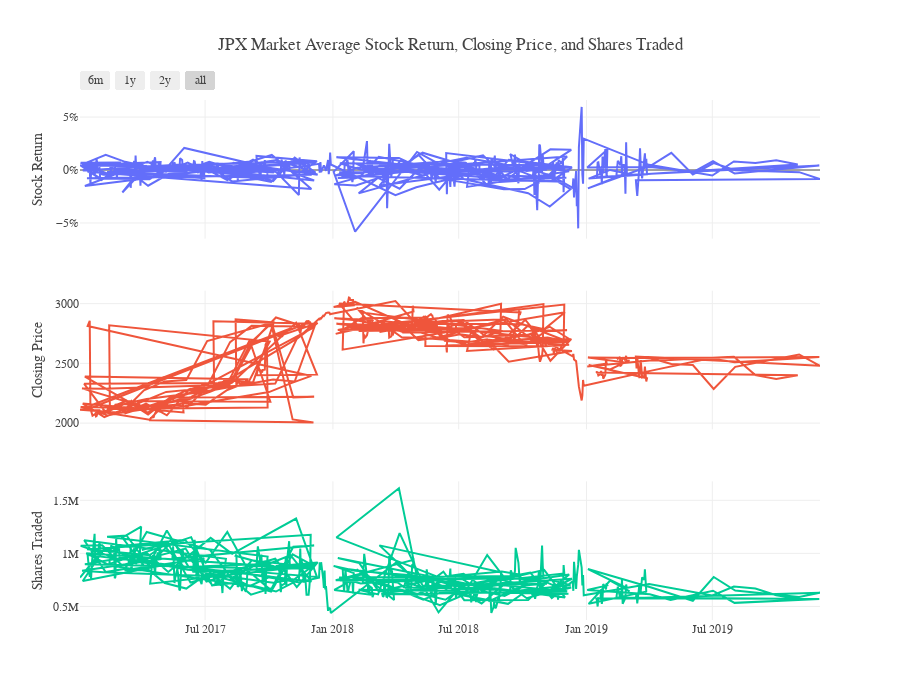

Notebook code cell kept with this figure:
### Markdown cell above
# <div style="padding:20px;color:white;margin:0;font-size:100%;text-align:left;display:fill;border-radius:5px;background-color:#6A79BA;overflow:hidden">2 | Exploratory Data Analysis</div>

### Code cell
train_date=train.Date.unique()
returns=train.groupby('Date')['Target'].mean().mul(100).rename('Average Return')
close_avg=train.groupby('Date')['Close'].mean().rename('Closing Price')
vol_avg=train.groupby('Date')['Volume'].mean().rename('Volume')

fig = make_subplots(rows=3, cols=1, 
                    shared_xaxes=True)
for i, j in enumerate([returns, close_avg, vol_avg]):
    fig.add_trace(go.Scatter(x=train_date, y=j, mode='lines',
                             name=j.name, marker_color=colors[i]), row=i+1, col=1)
fig.update_xaxes(rangeslider_visible=False,
                 rangeselector=dict(
                     buttons=list([
                         dict(count=6, label="6m", step="month", stepmode="backward"),
                         dict(count=1, label="1y", step="year", stepmode="backward"),
                         dict(count=2, label="2y", step="year", stepmode="backward"),
                         dict(step="all")])),
                 row=1,col=1)
fig.update_layout(template=temp,title='JPX Market Average Stock Return, Closing Price, and Shares Traded', 
                  hovermode='x unified', height=700, 
                  yaxis1=dict(title='Stock Return', ticksuffix='%'), 
                  yaxis2_title='Closing Price', yaxis3_title='Shares Traded',
                  showlegend=False)
fig.show()

### Figure 1 — Plotly figure (JSON) as saved in the notebook; plotly's stock layout.template omitted (floating-point values rounded to 4 significant figures; data arrays with more than 128 entries replaced by an {"elided": "..."} marker saying what was removed)
{"data": [{"marker": {"color": "#636EFA"}, "mode": "lines", "name": "Average Return", "type": "scatter", "x": {"elided": "553 str values"}, "xaxis": "x", "y": {"elided": "553 float values"}, "yaxis": "y"}, {"marker": {"color": "#EF553B"}, "mode": "lines", "name": "Closing Price", "type": "scatter", "x": {"elided": "553 str values"}, "xaxis": "x2", "y": {"elided": "553 float values"}, "yaxis": "y2"}, {"marker": {"color": "#00CC96"}, "mode": "lines", "name": "Volume", "type": "scatter", "x": {"elided": "553 str values"}, "xaxis": "x3", "y": {"elided": "553 float values"}, "yaxis": "y3"}], "layout": {"height": 700, "hovermode": "x unified", "showlegend": false, "title": {"text": "JPX Market Average Stock Return, Closing Price, and Shares Traded"}, "xaxis": {"anchor": "y", "domain": [0, 1], "matches": "x3", "rangeselector": {"buttons": [{"count": 6, "label": "6m", "step": "month", "stepmode": "backward"}, {"count": 1, "label": "1y", "step": "year", "stepmode": "backward"}, {"count": 2, "label": "2y", "step": "year", "stepmode": "backward"}, {"step": "all"}]}, "rangeslider": {"visible": false}, "showticklabels": false}, "xaxis2": {"anchor": "y2", "domain": [0, 1], "matches": "x3", "showticklabels": false}, "xaxis3": {"anchor": "y3", "domain": [0, 1]}, "yaxis": {"anchor": "x", "domain": [0.7333, 1], "ticksuffix": "%", "title": {"text": "Stock Return"}}, "yaxis2": {"anchor": "x2", "domain": [0.3667, 0.6333], "title": {"text": "Closing Price"}}, "yaxis3": {"anchor": "x3", "domain": [0, 0.2667], "title": {"text": "Shares Traded"}}}}
